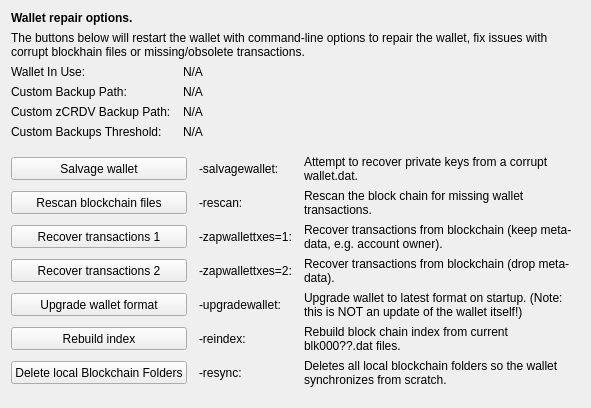
     <widget class="QWidget" name="tab_repair">
      <attribute name="title">
       <string>&amp;Wallet Repair</string>
      </attribute>
      <layout class="QGridLayout" name="gridLayout_4" columnstretch="0,0,0,0">
       <property name="horizontalSpacing">
        <number>12</number>
       </property>
       <item row="0" column="0" colspan="4">
        <widget class="QLabel" name="label_repair_header">
         <property name="font">
          <font>
           <weight>75</weight>
           <bold>true</bold>
          </font>
         </property>
         <property name="text">
          <string>Wallet repair options.</string>
         </property>
        </widget>
       </item>
       <item row="1" column="0" colspan="4">
        <widget class="QLabel" name="label_repair_helptext">
         <property name="font">
          <font>
           <weight>50</weight>
           <bold>false</bold>
          </font>
         </property>
         <property name="text">
          <string>The buttons below will restart the wallet with command-line options to repair the wallet, fix issues with corrupt blockhain files or missing/obsolete transactions.</string>
         </property>
         <property name="wordWrap">
          <bool>true</bool>
         </property>
        </widget>
       </item>
       <item row="2" column="0">
        <widget class="QLabel" name="wallet_path_label">
         <property name="text">
          <string>Wallet In Use:</string>
         </property>
        </widget>
       </item>
       <item row="2" column="1" colspan="3">
        <widget class="QLabel" name="wallet_path">
         <property name="cursor">
          <cursorShape>IBeamCursor</cursorShape>
         </property>
         <property name="text">
          <string>N/A</string>
         </property>
         <property name="textFormat">
          <enum>Qt::PlainText</enum>
         </property>
         <property name="textInteractionFlags">
          <set>Qt::LinksAccessibleByMouse|Qt::TextSelectableByKeyboard|Qt::TextSelectableByMouse</set>
         </property>
        </widget>
       </item>
       <item row="3" column="0">
        <widget class="QLabel" name="wallet_custombackuppath_label">
         <property name="text">
          <string>Custom Backup Path:</string>
         </property>
         <property name="visible">
          <bool>false</bool>
         </property>
        </widget>
       </item>
       <item row="3" column="1" colspan="3">
        <widget class="QLabel" name="wallet_custombackuppath">
         <property name="cursor">
          <cursorShape>IBeamCursor</cursorShape>
         </property>
         <property name="text">
          <string>N/A</string>
         </property>
         <property name="textFormat">
          <enum>Qt::PlainText</enum>
         </property>
         <property name="textInteractionFlags">
          <set>Qt::LinksAccessibleByMouse|Qt::TextSelectableByKeyboard|Qt::TextSelectableByMouse</set>
         </property>
         <property name="visible">
          <bool>false</bool>
         </property>
        </widget>
       </item>
       <item row="4" column="0">
        <widget class="QLabel" name="wallet_customzcrdvbackuppath_label">
         <property name="text">
          <string>Custom zCRDV Backup Path:</string>
         </property>
         <property name="visible">
          <bool>false</bool>
         </property>
        </widget>
       </item>
       <item row="4" column="1" colspan="3">
        <widget class="QLabel" name="wallet_customzcrdvbackuppath">
         <property name="cursor">
          <cursorShape>IBeamCursor</cursorShape>
         </property>
         <property name="text">
          <string>N/A</string>
         </property>
         <property name="textFormat">
          <enum>Qt::PlainText</enum>
         </property>
         <property name="textInteractionFlags">
          <set>Qt::LinksAccessibleByMouse|Qt::TextSelectableByKeyboard|Qt::TextSelectableByMouse</set>
         </property>
         <property name="visible">
          <bool>false</bool>
         </property>
        </widget>
       </item>
       <item row="5" column="0">
        <widget class="QLabel" name="wallet_custombackupthreshold_label">
         <property name="text">
          <string>Custom Backups Threshold:</string>
         </property>
         <property name="visible">
          <bool>false</bool>
         </property>
        </widget>
       </item>
       <item row="5" column="1" colspan="3">
        <widget class="QLabel" name="wallet_custombackupthreshold">
         <property name="cursor">
          <cursorShape>IBeamCursor</cursorShape>
         </property>
         <property name="text">
          <string>N/A</string>
         </property>
         <property name="textFormat">
          <enum>Qt::PlainText</enum>
         </property>
         <property name="textInteractionFlags">
          <set>Qt::LinksAccessibleByMouse|Qt::TextSelectableByKeyboard|Qt::TextSelectableByMouse</set>
         </property>
         <property name="visible">
          <bool>false</bool>
         </property>
        </widget>
       </item>
       <item row="6" column="0">
        <spacer name="verticalSpacer_repair1">
         <property name="orientation">
          <enum>Qt::Vertical</enum>
         </property>
         <property name="sizeHint" stdset="0">
          <size>
           <width>10</width>
           <height>10</height>
          </size>
         </property>
        </spacer>
       </item>
       <item row="7" column="0" colspan="2">
        <widget class="QPushButton" name="btn_salvagewallet">
         <property name="minimumSize">
          <size>
           <width>100</width>
           <height>23</height>
          </size>
         </property>
         <property name="text">
          <string>Salvage wallet</string>
         </property>
        </widget>
       </item>
       <item row="7" column="2">
        <widget class="QLabel" name="label_repair_salvage_command">
         <property name="text">
          <string notr="true">-salvagewallet:</string>
         </property>
        </widget>
       </item>
       <item row="7" column="3">
        <widget class="QLabel" name="label_repair_salvage">
         <property name="text">
          <string>Attempt to recover private keys from a corrupt wallet.dat.</string>
         </property>
         <property name="wordWrap">
          <bool>true</bool>
         </property>
        </widget>
       </item>
       <item row="8" column="0" colspan="2">
        <widget class="QPushButton" name="btn_rescan">
         <property name="minimumSize">
          <size>
           <width>100</width>
           <height>23</height>
          </size>
         </property>
         <property name="text">
          <string>Rescan blockchain files</string>
         </property>
        </widget>
       </item>
       <item row="8" column="2">
        <widget class="QLabel" name="label_repair_rescan_command">
         <property name="text">
          <string notr="true">-rescan:</string>
         </property>
        </widget>
       </item>
       <item row="8" column="3">
        <widget class="QLabel" name="label_repair_rescan">
         <property name="text">
          <string>Rescan the block chain for missing wallet transactions.</string>
         </property>
         <property name="wordWrap">
          <bool>true</bool>
         </property>
        </widget>
       </item>
       <item row="9" column="0" colspan="2">
        <widget class="QPushButton" name="btn_zapwallettxes1">
         <property name="minimumSize">
          <size>
           <width>100</width>
           <height>23</height>
          </size>
         </property>
         <property name="text">
          <string>Recover transactions 1</string>
         </property>
        </widget>
       </item>
       <item row="9" column="2">
        <widget class="QLabel" name="label_repair_zap1_command">
         <property name="text">
          <string notr="true">-zapwallettxes=1:</string>
         </property>
        </widget>
       </item>
       <item row="9" column="3">
        <widget class="QLabel" name="label_repair_zap1">
         <property name="text">
          <string>Recover transactions from blockchain (keep meta-data, e.g. account owner).</string>
         </property>
         <property name="wordWrap">
          <bool>true</bool>
         </property>
        </widget>
       </item>
       <item row="10" column="0" colspan="2">
        <widget class="QPushButton" name="btn_zapwallettxes2">
         <property name="minimumSize">
          <size>
           <width>100</width>
           <height>23</height>
          </size>
         </property>
         <property name="text">
          <string>Recover transactions 2</string>
         </property>
        </widget>
       </item>
       <item row="10" column="2">
        <widget class="QLabel" name="label_repair_zap2_command">
         <property name="text">
          <string notr="true">-zapwallettxes=2:</string>
         </property>
        </widget>
       </item>
       <item row="10" column="3">
        <widget class="QLabel" name="label_repair_zap2">
         <property name="text">
          <string>Recover transactions from blockchain (drop meta-data).</string>
         </property>
         <property name="wordWrap">
          <bool>true</bool>
         </property>
        </widget>
       </item>
       <item row="11" column="0" colspan="2">
        <widget class="QPushButton" name="btn_upgradewallet">
         <property name="minimumSize">
          <size>
           <width>100</width>
           <height>23</height>
          </size>
         </property>
         <property name="text">
          <string>Upgrade wallet format</string>
         </property>
        </widget>
       </item>
       <item row="11" column="2">
        <widget class="QLabel" name="label_repair_upgrade_command">
         <property name="text">
          <string notr="true">-upgradewallet:</string>
         </property>
        </widget>
       </item>
       <item row="11" column="3">
        <widget class="QLabel" name="label_repair_upgrade">
         <property name="text">
          <string>Upgrade wallet to latest format on startup. (Note: this is NOT an update of the wallet itself!)</string>
         </property>
         <property name="wordWrap">
          <bool>true</bool>
         </property>
        </widget>
       </item>
       <item row="12" column="0" colspan="2">
        <widget class="QPushButton" name="btn_reindex">
         <property name="minimumSize">
          <size>
           <width>100</width>
           <height>23</height>
          </size>
         </property>
         <property name="text">
          <string>Rebuild index</string>
         </property>
        </widget>
       </item>
       <item row="12" column="2">
        <widget class="QLabel" name="label_repair_reindex_command">
         <property name="text">
          <string notr="true">-reindex:</string>
         </property>
        </widget>
       </item>
       <item row="12" column="3">
        <widget class="QLabel" name="label_repair_reindex">
         <property name="text">
          <string>Rebuild block chain index from current blk000??.dat files.</string>
         </property>
         <property name="wordWrap">
          <bool>true</bool>
         </property>
        </widget>
       </item>
       <item row="13" column="0" colspan="2">
        <widget class="QPushButton" name="btn_resync">
         <property name="minimumSize">
          <size>
           <width>100</width>
           <height>23</height>
          </size>
         </property>
         <property name="text">
          <string>Delete local Blockchain Folders</string>
         </property>
        </widget>
       </item>
       <item row="13" column="2">
        <widget class="QLabel" name="label_repair_resync_command">
         <property name="text">
          <string>-resync:</string>
         </property>
        </widget>
       </item>
       <item row="13" column="3">
        <widget class="QLabel" name="label_repair_resync">
         <property name="text">
          <string>Deletes all local blockchain folders so the wallet synchronizes from scratch.</string>
         </property>
         <property name="wordWrap">
          <bool>true</bool>
         </property>
        </widget>
       </item>
       <item row="14" column="0">
        <spacer name="verticalSpacer_repair2">
         <property name="orientation">
          <enum>Qt::Vertical</enum>
         </property>
         <property name="sizeHint" stdset="0">
          <size>
           <width>20</width>
           <height>10</height>
          </size>
         </property>
        </spacer>
       </item>
      </layout>
     </widget>
